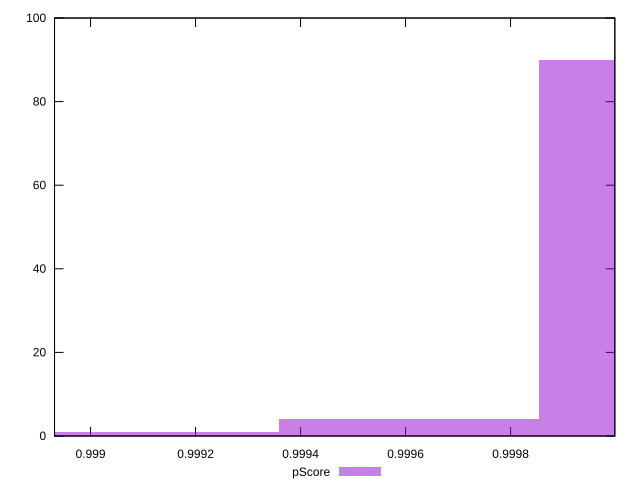

Reproduce this figure in gnuplot.
reset

$pScore <<EOF
0.9999783040732665 90
0.9992361133478286 1
0.9997309071647872 4
0.9994835102563079 4
0.9989887164393494 1
EOF

set key outside below
set boxwidth 0.00024739690847928414
set xrange [0.998931349329947:0.9999985987400738]
set yrange [0:100]
set trange [0:100]
set style fill transparent solid 0.5 noborder
set terminal svg size 640, 490 enhanced background rgb 'white'
set output "report_00019_2021-02-10T18-14-37.922Z//bootup-time/samples/pages+cached+noadtech/pScore/histogram.svg"

plot $pScore title "pScore" with boxes

reset
